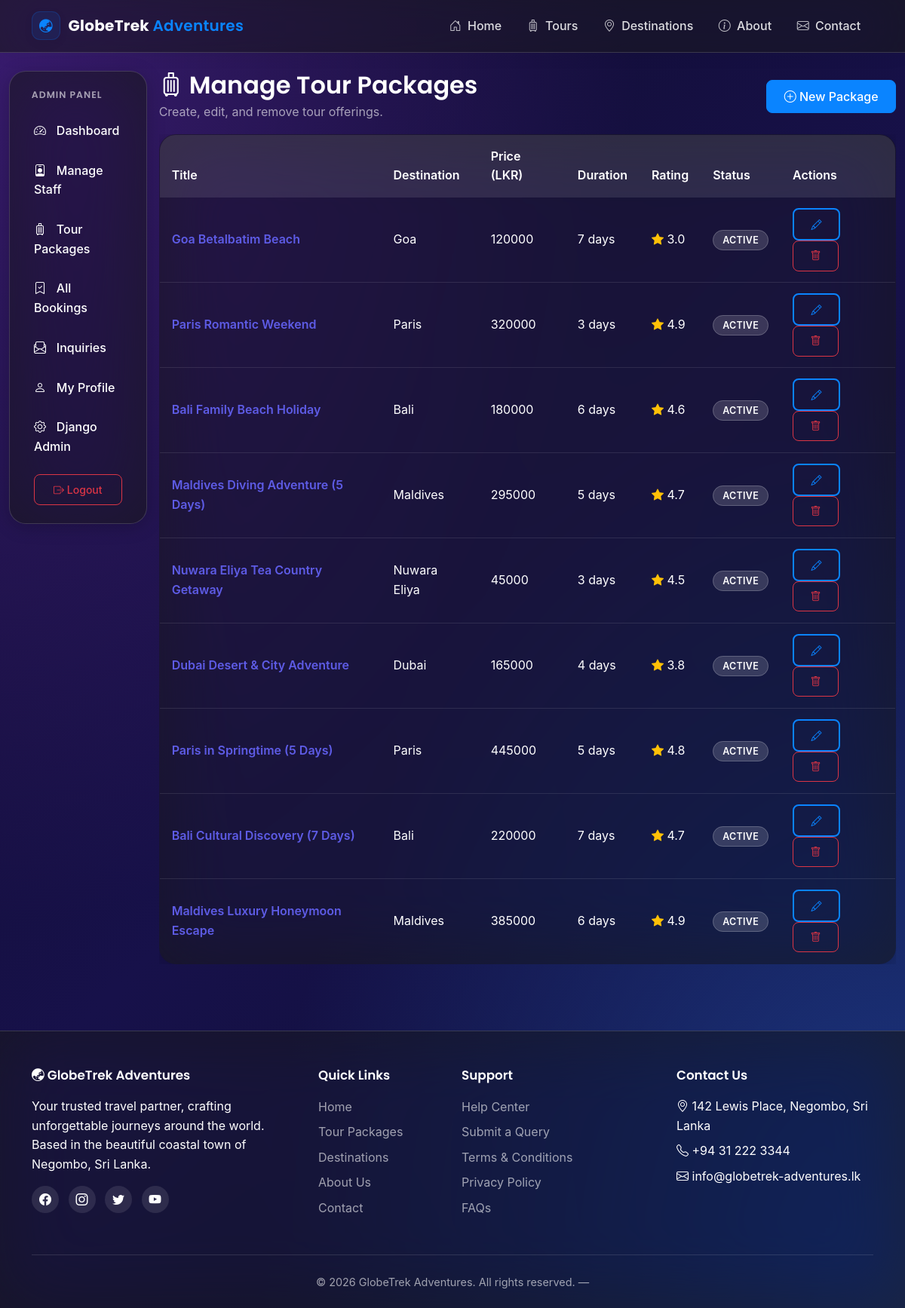
/tours/manage/list/ (signed in), run on the app's committed database.
### apps/tours/models.py (models this page shows, shortened)
class TourPackage(models.Model):
    title = models.CharField(max_length=200)
    slug = models.SlugField(max_length=220, unique=True, blank=True)
    destination = models.ForeignKey(
        Destination, on_delete=models.CASCADE, related_name='packages',
    )
    category = models.ForeignKey(
        TourCategory,
        on_delete=models.SET_NULL,
        null=True, blank=True,
        related_name='packages',
    )
    description = models.TextField()
    duration_days = models.PositiveIntegerField(
        validators=[MinValueValidator(1)],
        help_text='Total number of days for this tour.',
    )
    price = models.DecimalField(
        max_digits=10, decimal_places=2,
        help_text='Price per person in LKR.',
    )
    max_travellers = models.PositiveIntegerField(default=10)
    includes = models.TextField(
        help_text='What is included (one item per line: flights, hotel, meals).',
    )
    excludes = models.TextField(
        blank=True,
        help_text='What is NOT included (visa fees, insurance, etc.)',
    )
    image = models.ImageField(upload_to='tours/', blank=True, null=True)
    rating = models.DecimalField(
        max_digits=3, decimal_places=1,
        default=4.5,
        validators=[MinValueValidator(0), MaxValueValidator(5)],
    )
    available_from = models.DateField()
    available_to = models.DateField()
    is_active = models.BooleanField(default=True)
    created_at = models.DateTimeField(auto_now_add=True)
    updated_at = models.DateTimeField(auto_now=True)
    class Meta:
        ordering = ['-created_at']

class Destination(models.Model):
    name = models.CharField(max_length=100)
    country = models.CharField(max_length=80)
    description = models.TextField()
    image = models.ImageField(upload_to='destinations/', blank=True, null=True)
    featured = models.BooleanField(
        default=False,
        help_text='Tick to show this destination on the homepage.',
    )
    created_at = models.DateTimeField(auto_now_add=True)
    class Meta:
        ordering = ['name']

### apps/tours/views.py (the view)
# urls.py: path('manage/list/', views.package_manage, name='manage_list'),
@role_required('staff', 'admin')
def package_manage(request):
    packages = TourPackage.objects.all().select_related('destination', 'category')
    return render(request, 'tours/manage_list.html', {'packages': packages})

### apps/accounts/models.py (called while the page is built)
    @property
    def is_admin(self):
        return self.role == 'admin'

### apps/core/context_processors.py (called while the page is built)
def site_meta(request):
    return {
        'COMPANY_NAME': settings.COMPANY_NAME,
        'COMPANY_ADDRESS': settings.COMPANY_ADDRESS,
        'COMPANY_PHONE': settings.COMPANY_PHONE,
        'COMPANY_EMAIL': settings.COMPANY_EMAIL,
    }

### templates/tours/manage_list.html (shortened to what this page needs)
{% extends 'base.html' %}
{% block content %}
<div class="container-fluid">
    <div class="row g-3">
        <div class="col-lg-2">{% include 'dashboard/_sidebar.html' %}</div>
        <div class="col-lg-10">
            <div class="d-flex justify-content-between align-items-center mb-3">
                <div>
                    <h2 class="d-flex align-items-center gap-2 mb-1"><i class="bi bi-suitcase"></i> Manage Tour Packages</h2>
                    <p class="text-muted mb-0">Create, edit, and remove tour offerings.</p>
                </div>
                <a href="{% url 'tours:manage_create' %}" class="btn btn-indigo"><i class="bi bi-plus-circle"></i> New Package</a>
            </div>
            <div class="table-responsive">
                <table class="table table-globetrek mb-0">
                    <thead>
                        <tr>
                            <th>Title</th>
                            <th>Destination</th>
                            <th>Price (LKR)</th>
                            <th>Duration</th>
                            <th>Rating</th>
                            <th>Status</th>
                            <th>Actions</th>
                        </tr>
                    </thead>
                    <tbody>
                        {% for pkg in packages %}
                        <tr>
                            <td><a href="{% url 'tours:package_detail' pkg.slug %}" class="text-indigo fw-semibold">{{ pkg.title }}</a></td>
                            <td>{{ pkg.destination.name }}</td>
                            <td>{{ pkg.price|floatformat:0 }}</td>
                            <td>{{ pkg.duration_days }} days</td>
                            <td><i class="bi bi-star-fill text-warning"></i> {{ pkg.rating }}</td>
                            <td>
                                {% if pkg.is_active %}
                                    <span class="status-badge status-confirmed">Active</span>
                                {% else %}
                                    <span class="status-badge status-cancelled">Inactive</span>
                                {% endif %}
                            </td>
                            <td>
                                <a href="{% url 'tours:manage_edit' pkg.slug %}" class="btn btn-sm btn-outline-indigo"><i class="bi bi-pencil"></i></a>
                                <a href="{% url 'tours:manage_delete' pkg.slug %}" class="btn btn-sm btn-outline-danger"><i class="bi bi-trash"></i></a>
                            </td>
                        </tr>
                        {% empty %}
                        <tr><td colspan="7" class="text-center text-muted py-4">No packages yet. <a href="{% url 'tours:manage_create' %}">Create one</a>.</td></tr>
                        {% endfor %}
                    </tbody>
                </table>
            </div>
        </div>
    </div>
</div>
{% endblock %}

### static/css/style.css (style rules this page uses)
:root { --primary: #0A84FF; --primary-dark: #0061CC; --primary-light: #5E5CE6; --accent: #BF5AF2; --bg-tint: rgba(0, 0, 0, 0.2); --bg-white: rgba(255, 255, 255, 0.1); --text-dark: #FFFFFF; --text-muted: rgba(255, 255, 255, 0.6); --success: #32D74B; --danger: #FF453A; --warning: #FF9F0A; --shadow-soft: 0 4px 24px 0 rgba(0, 0, 0, 0.2); --shadow-hover: 0 12px 40px 0 rgba(0, 0, 0, 0.3); --glass-border: rgba(255, 255, 255, 0.15); --glass-bg: rgba(25, 25, 25, 0.65); --radius: 22px; --bs-body-color: var(--text-dark); }
* { box-sizing: border-box; }
body { font-family: -apple-system, BlinkMacSystemFont, "Segoe UI", Roboto, Helvetica, Arial, sans-serif, "Apple Color Emoji", "Segoe UI Emoji", "Segoe UI Symbol"; background: radial-gradient(ellipse at top left, #3A1C71 0%, transparent 50%), radial-gradient(ellipse at bottom right, #1E3A8A 0%, transparent 50%), linear-gradient(135deg, #100C2A 0%, #17114A 50%, #0B1032 100%); background-size: cover; background-attachment: fixed; color: var(--text-dark); line-height: 1.6; margin: 0; padding: 0; min-height: 100vh; }
h1, h2, h3, h4, h5, h6 { font-family: 'Poppins', sans-serif; font-weight: 600; color: var(--text-dark); }
a { color: var(--primary); text-decoration: none; transition: color 0.2s ease; }
.btn { border-radius: 8px; padding: 0.55rem 1.4rem; font-weight: 500; transition: all 0.2s ease; }
.btn-primary, .btn-indigo { background: var(--primary); border-color: var(--primary); color: #fff; }
.btn-outline-indigo { background: transparent; border: 2px solid var(--primary); color: var(--primary); }
.text-muted { color: var(--text-muted) !important; }
.table-globetrek { --bs-table-bg: transparent; --bs-table-color: var(--text-dark); background: var(--glass-bg); backdrop-filter: blur(48px) saturate(200%); -webkit-backdrop-filter: blur(48px) saturate(200%); border: 1px solid var(--glass-border); border-radius: var(--radius); overflow: hidden; box-shadow: var(--shadow-soft); color: var(--text-dark); }
.table-globetrek thead { background: rgba(255, 255, 255, 0.1); color: var(--text-dark); }
.table-globetrek thead th { border: none; padding: 1rem; font-weight: 600; color: var(--text-dark); background-color: transparent !important; }
.table-globetrek tbody td { padding: 0.9rem 1rem; vertical-align: middle; color: var(--text-dark); border-bottom: 1px solid rgba(255, 255, 255, 0.1); background-color: transparent !important; }
.status-badge { padding: 0.3rem 0.75rem; border-radius: 20px; font-size: 0.78rem; font-weight: 600; text-transform: uppercase; letter-spacing: 0.3px; background: rgba(255, 255, 255, 0.15); border: 1px solid rgba(255, 255, 255, 0.2); color: var(--text-dark); }
.text-indigo { color: var(--primary-light) !important; }

### data on the page
TourPackage: title "Goa Betalbatim Beach", destination.name "Goa", price "120000", duration_days "7", rating "3.0", is_active "ACTIVE"
TourPackage: title "Paris Romantic Weekend", destination.name "Paris", price "320000", duration_days "3", rating "4.9", is_active "ACTIVE"
TourPackage: title "Bali Family Beach Holiday", destination.name "Bali", price "180000", duration_days "6", rating "4.6", is_active "ACTIVE"
TourPackage: title "Maldives Diving Adventure (5 Days)", destination.name "Maldives", price "295000", duration_days "5", rating "4.7", is_active "ACTIVE"
TourPackage: title "Nuwara Eliya Tea Country Getaway", destination.name "Nuwara Eliya", price "45000", duration_days "3", rating "4.5", is_active "ACTIVE"
TourPackage: title "Dubai Desert & City Adventure", destination.name "Dubai", price "165000", duration_days "4", rating "3.8", is_active "ACTIVE"
TourPackage: title "Paris in Springtime (5 Days)", destination.name "Paris", price "445000", duration_days "5", rating "4.8", is_active "ACTIVE"
TourPackage: title "Bali Cultural Discovery (7 Days)", destination.name "Bali", price "220000", duration_days "7", rating "4.7", is_active "ACTIVE"
TourPackage: title "Maldives Luxury Honeymoon Escape", destination.name "Maldives", price "385000", duration_days "6", rating "4.9", is_active "ACTIVE"

### other printed values
{{ COMPANY_ADDRESS }} "142 Lewis Place, Negombo, Sri Lanka"
{{ COMPANY_PHONE }} "+94 31 222 3344"
{{ COMPANY_EMAIL }} "info@globetrek-adventures.lk"
{{ COMPANY_NAME }} "GlobeTrek Adventures"
